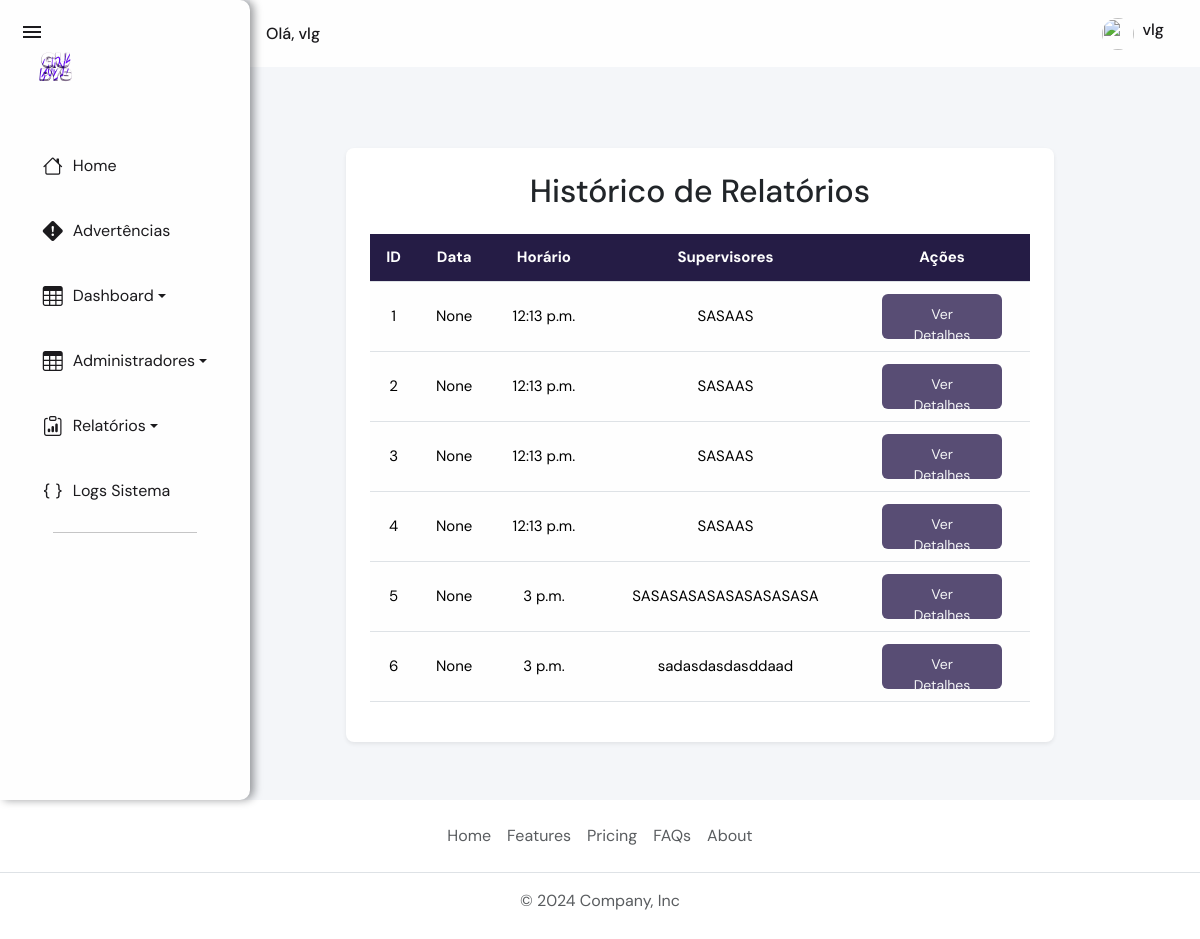
/api/historicoRelatorios (signed in), run on the app's committed database.
### api_rest/models.py (models this page shows, shortened)
class User(AbstractBaseUser, PermissionsMixin):
    username = models.CharField(max_length=100, unique=True, default='', blank=False)
    nickname = models.CharField(max_length=100, default='', blank=False)
    id_user = models.CharField(max_length=100, default='', blank=False)
    area = models.CharField(max_length=100, default='', blank=True)
    age = models.PositiveIntegerField(null=True, blank=True)
    is_active = models.BooleanField(default=True)
    is_staff = models.BooleanField(default=False)
    is_admin = models.BooleanField(default=False)
    is_superuser = models.BooleanField(default=False)
    date_joined = models.DateTimeField(default=timezone.now)
    image = models.ImageField(upload_to='profile_pics/', null=True, blank=True)
    USERNAME_FIELD = 'username'
    REQUIRED_FIELDS = ['nickname']
    objects = UserManager()

class Relatorio(models.Model):
    data = models.DateField(default=timezone.now)
    horario = models.TimeField(default=timezone.now)
    supervisores = models.TextField()

### api_rest/views.py (the view)
# urls.py: path('historicoRelatorios', historicoRelatorios, name='historicoRelatorios'),
@cache_page(60*30)#essa porra aq cacheia o conteudo por 30 min, dps é redefinido o cache
def historicoRelatorios(request):
    relatorios = Relatorio.objects.all().order_by('-data')  # Ordenar por data mais recente
    return render(request, 'paginas/histRelatorios.html', {'relatorios': relatorios})

### api_rest/templates/paginas/histRelatorios.html
{% extends "basesSU/baseLogged.html" %}
{% block content %}
<div class="report-history-container my-5">
  <div class="card report-history-card shadow-sm p-4">
    <h2 class="mb-4 text-center">Histórico de Relatórios</h2>
    <table class="table table-hover">
      <thead class="thead-dark">
        <tr>
          <th scope="col">ID</th>
          <th scope="col">Data</th>
          <th scope="col">Horário</th>
          <th scope="col">Supervisores</th>
          <th scope="col">Ações</th>
        </tr>
      </thead>
      <tbody>
        {% for relatorio in relatorios %}
        <tr>
          <td>{{ relatorio.id }}</td>
          <td>{{ relatorio.data }}</td>
          <td>{{ relatorio.horario }}</td>
          <td>{{ relatorio.supervisores }}</td>
          <td>
            <a href="{% url 'detalheRelatorio' relatorio.id %}" class="btn btn-primary btn-sm">Ver Detalhes</a>
          </td>
        </tr>
        {% empty %}
        <tr>
          <td colspan="5" class="text-center text-muted">Nenhum relatório encontrado.</td>
        </tr>
        {% endfor %}
      </tbody>
    </table>
  </div>
</div>
{% endblock %}

### api_rest/templates/basesSU/baseLogged.html (shortened to what this page needs)
{% load static %}
<!doctype html>
<html lang="pt-BR" data-bs-theme="auto">
<head>
    <link href="https://cdn.jsdelivr.net/npm/bootstrap@5.3.3/dist/css/bootstrap.min.css" rel="stylesheet">
    <link rel="stylesheet" href="https://cdn.jsdelivr.net/npm/@docsearch/css@3">
    <link rel="stylesheet" href="https://cdn.jsdelivr.net/npm/bootstrap-icons@1.11.3/font/bootstrap-icons.min.css">
    <link rel="stylesheet" href="https://cdnjs.cloudflare.com/ajax/libs/aos/2.3.4/aos.css">
    <link rel="stylesheet" href="{% static 'styles/estilos.css' %}">
  </head>
<body>
    <main>
        {% include '../partials/sidebar.html' %}
                {% block content %}
                {% endblock %}
    </main>
    <footer class="footer mt-auto py-3">
        <ul class="nav justify-content-center border-bottom pb-3 mb-3" >
            <li><a href="#" class="nav-link px-2 text-body-secondary">Home</a></li>
            <li><a href="#" class="nav-link px-2 text-body-secondary">Features</a></li>
            <li><a href="#" class="nav-link px-2 text-body-secondary">Pricing</a></li>
            <li><a href="#" class="nav-link px-2 text-body-secondary">FAQs</a></li>
            <li><a href="#" class="nav-link px-2 text-body-secondary">About</a></li>
          </ul>
          <p class="text-center text-body-secondary">© 2024 Company, Inc</p>
        </footer>
    </body>
</html>

### api_rest/templates/partials/sidebar.html (shortened to what this page needs)
{% load static %}
<nav class="navbar navbar-expand-lg ">
    <div class="container-nav">
      <div class="collapse navbar-collapse" id="navbarsExample09">
        <span class="navbar-text user-greeting">
            Olá, {{ user.username }}
        </span>
      </div>
      <div class="userProfile ms-auto d-flex align-items-center">
        <a href="#" class="d-flex align-items-center text-decoration-none" data-bs-toggle="dropdown" aria-expanded="false">
            <img src="" alt="" width="32" height="32" class="rounded-circle me-2">
            <h6 class="username"> {{ user.username }}</h6>
        </a>
      </div>
    </div>
</nav>
<div class="sidebar" id="sidebar">
    <div class="d-flex flex-column flex-shrink-0 p-3">
        <a href="/" class="d-flex align-items-center mb-3 mb-md-0 me-md-auto text-decoration-none">
            <img src="{% static 'imgs/gudys.png' %}" alt="Logo" width="40" height="32">
        </a>
        <div class="sidebar-content">
            <ul class="nav nav-pills flex-column mb-auto">
                {% if user.is_superuser %}
                <li class="nav-item">
                    <a class="nav-link sidebar-link" href="{% url 'sideSuperUser' %}">
                        <i class="bi bi-house"></i>
                        <span class="sidebar-text">Home</span>
                    </a>
                </li>
                <li class="nav-item">
                    <a class="nav-link sidebar-link" href="#">
                        <i class="bi bi-exclamation-diamond-fill"></i>
                        <span class="sidebar-text">Advertências</span>
                    </a>
                </li>
                <li class="nav-item">
                    <a class="nav-link dropdown-toggle sidebar-link" href="#" role="button" data-bs-toggle="collapse" data-bs-target="#dashboard-collapse" aria-expanded="false">
                        <i class="bi bi-table"></i>
                        <span class="sidebar-text">Dashboard</span>
                    </a>
                </li>
                <li class="nav-item">
                    <a class="nav-link dropdown-toggle sidebar-link" href="#" role="button" data-bs-toggle="collapse" data-bs-target="#admin-collapse" aria-expanded="false">
                        <i class="bi bi-table"></i>
                        <span class="sidebar-text">Administradores</span>
                    </a>
                </li>
                <li class="nav-item">
                    <a class="nav-link dropdown-toggle sidebar-link" href="#" role="button" data-bs-toggle="collapse" data-bs-target="#relatorios-collapse" aria-expanded="false">
                        <i class="bi bi-clipboard-data"></i>
                        <span class="sidebar-text">Relatórios</span>
                    </a>
                </li>
                <li class="nav-item">
                    <a class="nav-link" href="#">
                        <i class="bi bi-braces"></i>
                        <span class="sidebar-text">Logs Sistema</span>
                    </a>
                </li>
            {% elif user.is_admin %}
                <li class="nav-item">
                    <a class="nav-link" href="#">Staff Dashboard</a>
                </li>
            {% elif user.is_staff %}
                <li class="nav-item">
                    <a class="nav-link" href="#">User Dashboard</a>
                </li>
            {% endif %}
            </ul>
        </div>
        <div class="dropdown">
            <hr>
        </div>
    </div>
</div>

### static/styles/estilos.css (style rules this page uses)
body, html { margin: 0; padding: 0; height: 100%; font-family: 'DM Sans', sans-serif; scroll-behavior: smooth; overflow-x: hidden; }
main { margin-left: 20px; height: 100vh; overflow-x: auto; overflow-y: hidden; background-color: #f4f6f9; }
.sidebar { position: fixed; top: 0; left: 0; width: 250px; height: 100vh; background: #FEFEFE; color: #1B1A1D; box-shadow: 4px 0 8px rgba(8, 9, 14, 0.4); padding: 10px; border-top-right-radius: 10px; border-bottom-right-radius: 10px; transition: width 0.3s ease, transform 0.3s ease; z-index: 1000; box-sizing: border-box; overflow: hidden; }
.sidebar .nav-link { display: flex; align-items: center; padding: 10px; transition: padding 0.3s ease; }
.sidebar .nav-link i { font-size: 20px; transition: transform 0.3s ease; }
.sidebar .sidebar-text { margin-left: 10px; transition: opacity 0.3s ease; }
.sidebar a { margin-top: 15px; color: #1B1A1D; text-decoration: none; padding: 10px; border-radius: 4px; transition: background-color 0.3s ease, color 0.3s ease, transform 0.2s ease; }
.username { flex-grow: 1; text-align: center; color: #1B1A1D; margin-right: 30px; }
.navbar { background-color: #FEFEFE; padding: 0.3rem 1rem; z-index: 1000; position: fixed; width: calc(100% - 240px); top: 0; left: 250px; height: 67px; transition: left 0.3s ease-in-out; }
.container-nav { flex-grow: 1; display: flex; justify-content: space-between; align-items: center; height: 100%; }
.userProfile { margin-left: auto; display: flex; align-items: center; height: 100%; }
.user-greeting { font-size: 16px; font-weight: 500; color: #1B1A1D; }
.userProfile img { border-radius: 50%; width: 32px; height: 32px; margin-right: 8px; }
.userProfile .username { font-size: 16px; font-weight: 500; color: #1B1A1D; }
.card { transition: transform 0.3s ease, box-shadow 0.3s ease, background-color 0.3s ease; animation: fadeInCards 1s ease-out; border: none; border-radius: 8px; background-color: #ffffff; }
.btn-primary { background-color: #7359D2; border: none; color: #F4F5F6; border-radius: 6px; padding: 10px 20px; transition: background-color 0.3s ease, transform 0.2s ease; }
.d-flex { display: flex; justify-content: space-between; align-items: center; }
.table { font-size: 15px; text-align: center; border-collapse: collapse; width: 100%; }
.table th, .table td { background-color: #fefefe; padding: 10px; }
.report-history-container { display: flex; justify-content: center; }
.report-history-card { max-width: 100%; width: 60%; border-radius: 8px; overflow: hidden; margin-left: 180px; margin-top: 100px; }
.table thead th { background: #251c45; color: #fefefe; text-align: center; }
.table th, .table td { text-align: center; vertical-align: middle; padding: 12px; }
.text-center { text-align: center; }
.btn-primary { background-color: #584d74; border-color: #584d74; transition: background-color 0.3s ease; width: 120px; height: 45px; text-align: center; }
.footer { padding: 1rem 0; }

### data on the page
User: username "vlg"
Relatorio: id "1", data "None", horario "12:13 p.m.", supervisores "SASAAS"
Relatorio: id "2", data "None", horario "12:13 p.m.", supervisores "SASAAS"
Relatorio: id "3", data "None", horario "12:13 p.m.", supervisores "SASAAS"
Relatorio: id "4", data "None", horario "12:13 p.m.", supervisores "SASAAS"
Relatorio: id "5", data "None", horario "3 p.m.", supervisores "SASASASASASASASASASA"
Relatorio: id "6", data "None", horario "3 p.m.", supervisores "sadasdasdasddaad"
